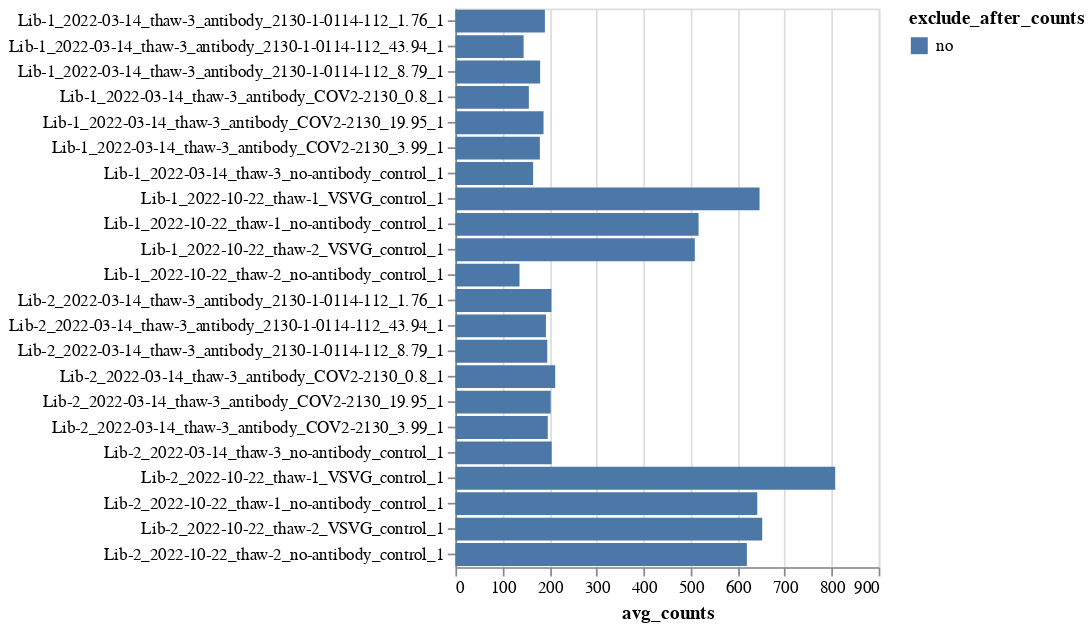

Here is the notebook cell this chart was saved with:
### Markdown cell above
## Get `CodonVariantTable` for valid variant counts
Get the variant counts for samples with sufficient valid barcode counts, and determine if there are any samples without sufficient counts that don't havea `exclude_after_counts` specified:

### Code cell
print(f"Requiring {config['min_avg_counts']=} average counts per variant\n")

valid_counts = counts.query("valid").drop(columns="valid")

avg_counts = (
    valid_counts.groupby(["library", "sample"], as_index=False)
    .aggregate(avg_counts=pd.NamedAgg("count", "mean"))
    .assign(adequate_counts=lambda x: x["avg_counts"] >= config["min_avg_counts"])
    .merge(barcode_runs, how="left", validate="one_to_one")
    .drop(columns=["fastq_R1", "notes"])
)

adequate_counts_selection = alt.selection_point(
    fields=["adequate_counts"],
    bind=alt.binding_select(
        options=[None] + avg_counts["adequate_counts"].unique().tolist(),
        labels=["all"] + [str(x) for x in avg_counts["adequate_counts"].unique()],
        name="adequate counts",
    ),
)

avg_counts_chart = (
    alt.Chart(avg_counts)
    .encode(
        x=alt.X("avg_counts"),
        y=alt.Y("library_sample", title=None),
        color="exclude_after_counts",
        tooltip=[
            alt.Tooltip(c, format=".2g") if c in {"avg_counts"} else c
            for c in avg_counts.columns
            if c not in {"library_sample"}
        ],
    )
    .mark_bar()
    .properties(width=250, height=alt.Step(15))
    .configure_axis(labelLimit=500)
    .add_params(adequate_counts_selection, *selections)
    .transform_filter(adequate_counts_selection)
)
for selection in selections:
    avg_counts_chart = avg_counts_chart.transform_filter(selection)
display(avg_counts_chart)
print(f"Saving this chart to {config['variant_avg_counts_plot']}")
avg_counts_chart.save(config["variant_avg_counts_plot"])

print(f"Writing average counts per variant to {config['variant_avg_counts_csv']}")
(
    avg_counts.assign(min_avg_counts=config["min_avg_counts"])[
        [
            "library",
            "sample",
            "avg_counts",
            "min_avg_counts",
            "adequate_counts",
            "exclude_after_counts",
        ]
    ].to_csv(config["variant_avg_counts_csv"], index=False, float_format="%.1f")
)

insufficient_counts = avg_counts.query(
    "(not adequate_counts) & (exclude_after_counts != 'yes')"
)
if len(insufficient_counts):
    print(
        f"\n{len(insufficient_counts)} have insufficient counts despite not "
        "having `exclude_after_counts` specified in `barcode_runs`"
    )
    display(insufficient_counts[["library", "sample", "avg_counts"]])

### Figure 1 — Vega-Lite specification as saved in the notebook (floating-point values rounded to 4 significant figures)
{"config": {"view": {"continuousWidth": 300, "continuousHeight": 300}, "axis": {"labelLimit": 500}}, "data": {"name": "data-c9b71fbc695570cca0e53d82e0e90244"}, "mark": "bar", "encoding": {"color": {"field": "exclude_after_counts", "type": "nominal"}, "tooltip": [{"field": "library", "type": "nominal"}, {"field": "sample", "type": "nominal"}, {"field": "avg_counts", "format": ".2g", "type": "quantitative"}, {"field": "adequate_counts", "type": "nominal"}, {"field": "date", "type": "nominal"}, {"field": "virus_batch", "type": "nominal"}, {"field": "sample_type", "type": "nominal"}, {"field": "antibody", "type": "nominal"}, {"field": "antibody_concentration", "type": "quantitative"}, {"field": "replicate", "type": "quantitative"}, {"field": "exclude_after_counts", "type": "nominal"}], "x": {"field": "avg_counts", "type": "quantitative"}, "y": {"field": "library_sample", "title": null, "type": "nominal"}}, "height": {"step": 15}, "params": [{"name": "param_9", "select": {"type": "point", "fields": ["adequate_counts"]}, "bind": {"input": "select", "options": [null, true], "labels": ["all", "True"], "name": "adequate counts"}}, {"name": "param_1", "select": {"type": "point", "fields": ["exclude_after_counts"]}, "bind": {"input": "select", "options": [null, "no"], "labels": ["all", "no"], "name": "exclude_after_counts"}}, {"name": "param_2", "select": {"type": "point", "fields": ["antibody"]}, "bind": {"input": "select", "options": [null, "COV2-2130", "2130-1-0114-112"], "labels": ["all", "COV2-2130", "2130-1-0114-112"], "name": "antibody"}}, {"name": "param_3", "select": {"type": "point", "fields": ["virus_batch"]}, "bind": {"input": "select", "options": [null, "thaw-3", "thaw-1", "thaw-2"], "labels": ["all", "thaw-3", "thaw-1", "thaw-2"], "name": "virus_batch"}}, {"name": "param_4", "select": {"type": "point", "fields": ["sample_type"]}, "bind": {"input": "select", "options": [null, "no-antibody_control", "antibody", "VSVG_control"], "labels": ["all", "no-antibody_control", "antibody", "VSVG_control"], "name": "sample_type"}}, {"name": "param_5", "select": {"type": "point", "fields": ["date"]}, "bind": {"input": "select", "options": [null, "2022-03-14", "2022-10-22"], "labels": ["all", "2022-03-14", "2022-10-22"], "name": "date"}}, {"name": "param_6", "select": {"type": "point", "fields": ["library"]}, "bind": {"input": "select", "options": [null, "Lib-1", "Lib-2"], "labels": ["all", "Lib-1", "Lib-2"], "name": "library"}}], "transform": [{"filter": {"param": "param_9"}}, {"filter": {"param": "param_1"}}, {"filter": {"param": "param_2"}}, {"filter": {"param": "param_3"}}, {"filter": {"param": "param_4"}}, {"filter": {"param": "param_5"}}, {"filter": {"param": "param_6"}}], "width": 250, "$schema": "https://vega.github.io/schema/vega-lite/v5.2.0.json", "datasets": {"data-c9b71fbc695570cca0e53d82e0e90244": [{"library": "Lib-1", "sample": "2022-03-14_thaw-3_antibody_2130-1-0114-112_1.76_1", "avg_counts": 190.3, "adequate_counts": true, "date": "2022-03-14", "virus_batch": "thaw-3", "sample_type": "antibody", "antibody": "2130-1-0114-112", "antibody_concentration": 1.76, "replicate": 1, "exclude_after_counts": "no", "library_sample": "Lib-1_2022-03-14_thaw-3_antibody_2130-1-0114-112_1.76_1"}, {"library": "Lib-1", "sample": "2022-03-14_thaw-3_antibody_2130-1-0114-112_43.94_1", "avg_counts": 145.0, "adequate_counts": true, "date": "2022-03-14", "virus_batch": "thaw-3", "sample_type": "antibody", "antibody": "2130-1-0114-112", "antibody_concentration": 43.94, "replicate": 1, "exclude_after_counts": "no", "library_sample": "Lib-1_2022-03-14_thaw-3_antibody_2130-1-0114-112_43.94_1"}, {"library": "Lib-1", "sample": "2022-03-14_thaw-3_antibody_2130-1-0114-112_8.79_1", "avg_counts": 180.1, "adequate_counts": true, "date": "2022-03-14", "virus_batch": "thaw-3", "sample_type": "antibody", "antibody": "2130-1-0114-112", "antibody_concentration": 8.79, "replicate": 1, "exclude_after_counts": "no", "library_sample": "Lib-1_2022-03-14_thaw-3_antibody_2130-1-0114-112_8.79_1"}, {"library": "Lib-1", "sample": "2022-03-14_thaw-3_antibody_COV2-2130_0.8_1", "avg_counts": 156.1, "adequate_counts": true, "date": "2022-03-14", "virus_batch": "thaw-3", "sample_type": "antibody", "antibody": "COV2-2130", "antibody_concentration": 0.8, "replicate": 1, "exclude_after_counts": "no", "library_sample": "Lib-1_2022-03-14_thaw-3_antibody_COV2-2130_0.8_1"}, {"library": "Lib-1", "sample": "2022-03-14_thaw-3_antibody_COV2-2130_19.95_1", "avg_counts": 187.4, "adequate_counts": true, "date": "2022-03-14", "virus_batch": "thaw-3", "sample_type": "antibody", "antibody": "COV2-2130", "antibody_concentration": 19.95, "replicate": 1, "exclude_after_counts": "no", "library_sample": "Lib-1_2022-03-14_thaw-3_antibody_COV2-2130_19.95_1"}, {"library": "Lib-1", "sample": "2022-03-14_thaw-3_antibody_COV2-2130_3.99_1", "avg_counts": 179.6, "adequate_counts": true, "date": "2022-03-14", "virus_batch": "thaw-3", "sample_type": "antibody", "antibody": "COV2-2130", "antibody_concentration": 3.99, "replicate": 1, "exclude_after_counts": "no", "library_sample": "Lib-1_2022-03-14_thaw-3_antibody_COV2-2130_3.99_1"}, {"library": "Lib-1", "sample": "2022-03-14_thaw-3_no-antibody_control_1", "avg_counts": 165.2, "adequate_counts": true, "date": "2022-03-14", "virus_batch": "thaw-3", "sample_type": "no-antibody_control", "antibody": null, "antibody_concentration": null, "replicate": 1, "exclude_after_counts": "no", "library_sample": "Lib-1_2022-03-14_thaw-3_no-antibody_control_1"}, {"library": "Lib-1", "sample": "2022-10-22_thaw-1_VSVG_control_1", "avg_counts": 646.7, "adequate_counts": true, "date": "2022-10-22", "virus_batch": "thaw-1", "sample_type": "VSVG_control", "antibody": null, "antibody_concentration": null, "replicate": 1, "exclude_after_counts": "no", "library_sample": "Lib-1_2022-10-22_thaw-1_VSVG_control_1"}, {"library": "Lib-1", "sample": "2022-10-22_thaw-1_no-antibody_control_1", "avg_counts": 517.1, "adequate_counts": true, "date": "2022-10-22", "virus_batch": "thaw-1", "sample_type": "no-antibody_control", "antibody": null, "antibody_concentration": null, "replicate": 1, "exclude_after_counts": "no", "library_sample": "Lib-1_2022-10-22_thaw-1_no-antibody_control_1"}, {"library": "Lib-1", "sample": "2022-10-22_thaw-2_VSVG_control_1", "avg_counts": 509.1, "adequate_counts": true, "date": "2022-10-22", "virus_batch": "thaw-2", "sample_type": "VSVG_control", "antibody": null, "antibody_concentration": null, "replicate": 1, "exclude_after_counts": "no", "library_sample": "Lib-1_2022-10-22_thaw-2_VSVG_control_1"}, {"library": "Lib-1", "sample": "2022-10-22_thaw-2_no-antibody_control_1", "avg_counts": 136.3, "adequate_counts": true, "date": "2022-10-22", "virus_batch": "thaw-2", "sample_type": "no-antibody_control", "antibody": null, "antibody_concentration": null, "replicate": 1, "exclude_after_counts": "no", "library_sample": "Lib-1_2022-10-22_thaw-2_no-antibody_control_1"}, {"library": "Lib-2", "sample": "2022-03-14_thaw-3_antibody_2130-1-0114-112_1.76_1", "avg_counts": 204.2, "adequate_counts": true, "date": "2022-03-14", "virus_batch": "thaw-3", "sample_type": "antibody", "antibody": "2130-1-0114-112", "antibody_concentration": 1.76, "replicate": 1, "exclude_after_counts": "no", "library_sample": "Lib-2_2022-03-14_thaw-3_antibody_2130-1-0114-112_1.76_1"}, {"library": "Lib-2", "sample": "2022-03-14_thaw-3_antibody_2130-1-0114-112_43.94_1", "avg_counts": 192.5, "adequate_counts": true, "date": "2022-03-14", "virus_batch": "thaw-3", "sample_type": "antibody", "antibody": "2130-1-0114-112", "antibody_concentration": 43.94, "replicate": 1, "exclude_after_counts": "no", "library_sample": "Lib-2_2022-03-14_thaw-3_antibody_2130-1-0114-112_43.94_1"}, {"library": "Lib-2", "sample": "2022-03-14_thaw-3_antibody_2130-1-0114-112_8.79_1", "avg_counts": 195.3, "adequate_counts": true, "date": "2022-03-14", "virus_batch": "thaw-3", "sample_type": "antibody", "antibody": "2130-1-0114-112", "antibody_concentration": 8.79, "replicate": 1, "exclude_after_counts": "no", "library_sample": "Lib-2_2022-03-14_thaw-3_antibody_2130-1-0114-112_8.79_1"}, {"library": "Lib-2", "sample": "2022-03-14_thaw-3_antibody_COV2-2130_0.8_1", "avg_counts": 212.2, "adequate_counts": true, "date": "2022-03-14", "virus_batch": "thaw-3", "sample_type": "antibody", "antibody": "COV2-2130", "antibody_concentration": 0.8, "replicate": 1, "exclude_after_counts": "no", "library_sample": "Lib-2_2022-03-14_thaw-3_antibody_COV2-2130_0.8_1"}, {"library": "Lib-2", "sample": "2022-03-14_thaw-3_antibody_COV2-2130_19.95_1", "avg_counts": 202.6, "adequate_counts": true, "date": "2022-03-14", "virus_batch": "thaw-3", "sample_type": "antibody", "antibody": "COV2-2130", "antibody_concentration": 19.95, "replicate": 1, "exclude_after_counts": "no", "library_sample": "Lib-2_2022-03-14_thaw-3_antibody_COV2-2130_19.95_1"}, {"library": "Lib-2", "sample": "2022-03-14_thaw-3_antibody_COV2-2130_3.99_1", "avg_counts": 196.4, "adequate_counts": true, "date": "2022-03-14", "virus_batch": "thaw-3", "sample_type": "antibody", "antibody": "COV2-2130", "antibody_concentration": 3.99, "replicate": 1, "exclude_after_counts": "no", "library_sample": "Lib-2_2022-03-14_thaw-3_antibody_COV2-2130_3.99_1"}, {"library": "Lib-2", "sample": "2022-03-14_thaw-3_no-antibody_control_1", "avg_counts": 204.7, "adequate_counts": true, "date": "2022-03-14", "virus_batch": "thaw-3", "sample_type": "no-antibody_control", "antibody": null, "antibody_concentration": null, "replicate": 1, "exclude_after_counts": "no", "library_sample": "Lib-2_2022-03-14_thaw-3_no-antibody_control_1"}, {"library": "Lib-2", "sample": "2022-10-22_thaw-1_VSVG_control_1", "avg_counts": 807.6, "adequate_counts": true, "date": "2022-10-22", "virus_batch": "thaw-1", "sample_type": "VSVG_control", "antibody": null, "antibody_concentration": null, "replicate": 1, "exclude_after_counts": "no", "library_sample": "Lib-2_2022-10-22_thaw-1_VSVG_control_1"}, {"library": "Lib-2", "sample": "2022-10-22_thaw-1_no-antibody_control_1", "avg_counts": 641.9, "adequate_counts": true, "date": "2022-10-22", "virus_batch": "thaw-1", "sample_type": "no-antibody_control", "antibody": null, "antibody_concentration": null, "replicate": 1, "exclude_after_counts": "no", "library_sample": "Lib-2_2022-10-22_thaw-1_no-antibody_control_1"}, {"library": "Lib-2", "sample": "2022-10-22_thaw-2_VSVG_control_1", "avg_counts": 652.3, "adequate_counts": true, "date": "2022-10-22", "virus_batch": "thaw-2", "sample_type": "VSVG_control", "antibody": null, "antibody_concentration": null, "replicate": 1, "exclude_after_counts": "no", "library_sample": "Lib-2_2022-10-22_thaw-2_VSVG_control_1"}, {"library": "Lib-2", "sample": "2022-10-22_thaw-2_no-antibody_control_1", "avg_counts": 619.7, "adequate_counts": true, "date": "2022-10-22", "virus_batch": "thaw-2", "sample_type": "no-antibody_control", "antibody": null, "antibody_concentration": null, "replicate": 1, "exclude_after_counts": "no", "library_sample": "Lib-2_2022-10-22_thaw-2_no-antibody_control_1"}]}}
